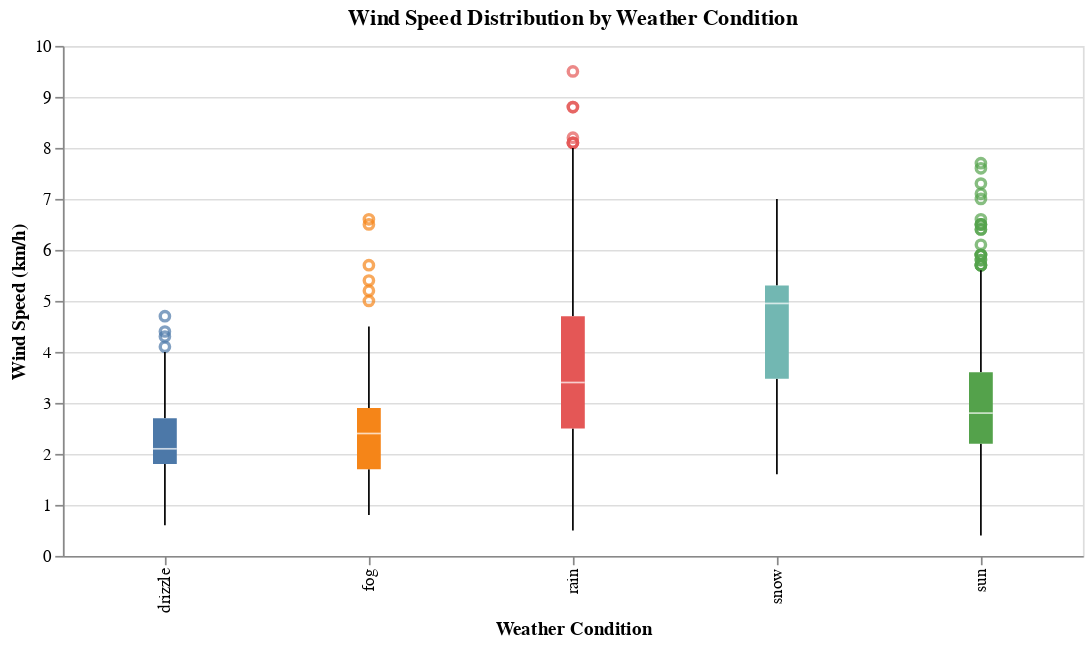

Notebook cell for this chart:
### Markdown cell above
### Visualization 3: Wind Speed Distribution by Weather Condition

Design Choices:
- Box Plot: Suitable for showing distribution and identifying outliers.
- Categorical Encoding: Different box plots for each weather condition.
- Color Encoding: Enhances distinction between weather categories.

### Code cell
# Wind Speed Distribution by Weather Condition
wind_chart = alt.Chart(data).mark_boxplot().encode(
    x=alt.X('weather:N', title='Weather Condition'),
    y=alt.Y('wind:Q', title='Wind Speed (km/h)'),
    color=alt.Color('weather:N', legend=None),
    tooltip=['weather:N', 'wind:Q']
).properties(
    title='Wind Speed Distribution by Weather Condition',
    width=600,
    height=300
).interactive()

wind_chart

### Figure 1 — Vega-Lite specification as saved in the notebook (floating-point values rounded to 4 significant figures; data arrays with more than 128 entries replaced by an {"elided": "..."} marker saying what was removed)
{"config": {"view": {"continuousWidth": 400, "continuousHeight": 300}}, "data": {"name": "data-b340879667032aa0adfdfe68a8dd408c"}, "mark": "boxplot", "encoding": {"color": {"field": "weather", "legend": null, "type": "nominal"}, "tooltip": [{"field": "weather", "type": "nominal"}, {"field": "wind", "type": "quantitative"}], "x": {"field": "weather", "title": "Weather Condition", "type": "nominal"}, "y": {"field": "wind", "title": "Wind Speed (km/h)", "type": "quantitative"}}, "height": 300, "selection": {"selector003": {"type": "interval", "bind": "scales", "encodings": ["x", "y"]}}, "title": "Wind Speed Distribution by Weather Condition", "width": 600, "$schema": "https://vega.github.io/schema/vega-lite/v4.17.0.json", "datasets": {"data-b340879667032aa0adfdfe68a8dd408c": {"elided": "1461 records"}}}
